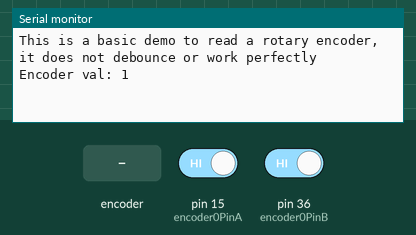
Simulated run of this sketch. Board: Arduino Mega 2560, built with avr-gcc and run on an emulated ATmega2560. Parts: the last lines printed to the serial monitor. The inputs (shaded band) are chosen by the test bench; at power-on: pin 15 (encoder0PinA) HIGH, pin 36 (encoder0PinB) HIGH.

Above: at 1.2 s.
1.3 s: rotary encoder on pin 15 (encoder0PinA) / pin 36 (encoder0PinB) turned 1 step (first pin leading)
At 1.9 s:
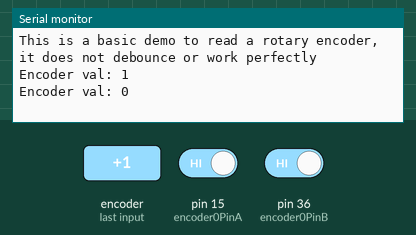
3.0 s: rotary encoder on pin 15 (encoder0PinA) / pin 36 (encoder0PinB) turned 1 step (first pin leading)
At 4.4 s:
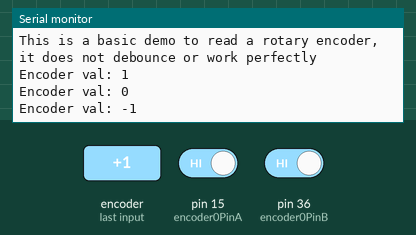

The sketch:

EncoderTest.ino
```cpp
// (licence header left out)
#define encoder0PinA 15
#define encoder0PinB 36

// the setup routine runs once when you press reset:
void setup() {
    // initialize serial communication at 9600 bits per second:
    Serial.begin(115200);
    // make the pushbutton's pin an input:
    pinMode (encoder0PinA, INPUT_PULLUP);
    pinMode (encoder0PinB, INPUT_PULLUP);

    // Taken from http://playground.arduino.cc/Main/RotaryEncoders
    Serial.println ("This is a basic demo to read a rotary encoder, it does not debounce or work perfectly");
}

// the loop routine runs over and over again forever:
void loop() {
    static uint8_t val;
    static int16_t encoder0Pos = 0;
    static uint8_t encoder0PinALast = LOW;
    static uint8_t n = LOW;

    n = digitalRead(encoder0PinA);
    if ((encoder0PinALast == LOW) && (n == HIGH)) {
	if (digitalRead(encoder0PinB) == LOW) {
	    encoder0Pos--;
	} else {
	    encoder0Pos++;
	}
	Serial.print ("Encoder val: ");
	Serial.println (encoder0Pos);
    }
    encoder0PinALast = n;
    // There is no debouncing, but delaying between state changes will stop most bounces
    // from happening.
    delay(1);
}

// vim:sts=4:sw=4
```

Measured:
- after the input at 1.3 s, the serial monitor: prints a new line after 0.05 s (image 1)
- after the input at 3.0 s, the serial monitor: prints a new line after 0.05 s (image 2)
